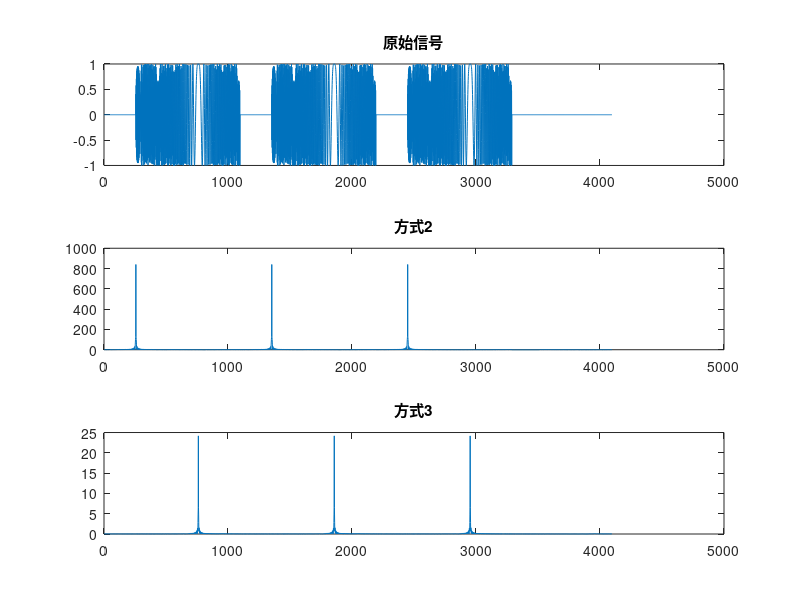

Reproduce this figure in MATLAB.

clear,clc;

len = 4096;
fs = 20*10^(6);
T = 42*10^(-6);
t = (-T/2:1/fs:T/2-1/fs);
[xt, yt] = size(t);
t0 = T/10;
K = -0.41*10^(12);
Bw = abs(K)*T;
alpha = fs/(abs(K)*T);
tbp = abs(K)*(T)^(2);
Kar = kaiser(yt,2.5);
s = exp(pi*1j*K*(t-t0).^2)';
z = zeros(256,1);
ss = [z;s;z;s;z;s;z];
[xs,ys] = size(ss);
ss = [ss;zeros(len-xs,1)];
[xs,ys] = size(ss);
fft_s = fft(s,yt);
h1 = [s;zeros(xs-yt,1)];
H1 = conj(fft(h1,xs));

f = (-fs/2:fs/xs:fs/2-fs/xs);
H2 = (abs(f)<=Bw/2)'.*exp(1j*pi*f.^2/K)';

fft_ss = fft(ss, xs);
out1 = ifft(fft_ss.*H1);
out2 = ifft(fftshift(fft_ss).*H2);


xs=1:xs;
figure(1);
subplot(313);
plot(xs, abs(out2));
title("方式3");
subplot(312);
plot(xs, abs(out1));
title("方式2");
subplot(311);
plot(xs, real(ss));
title("原始信号");




